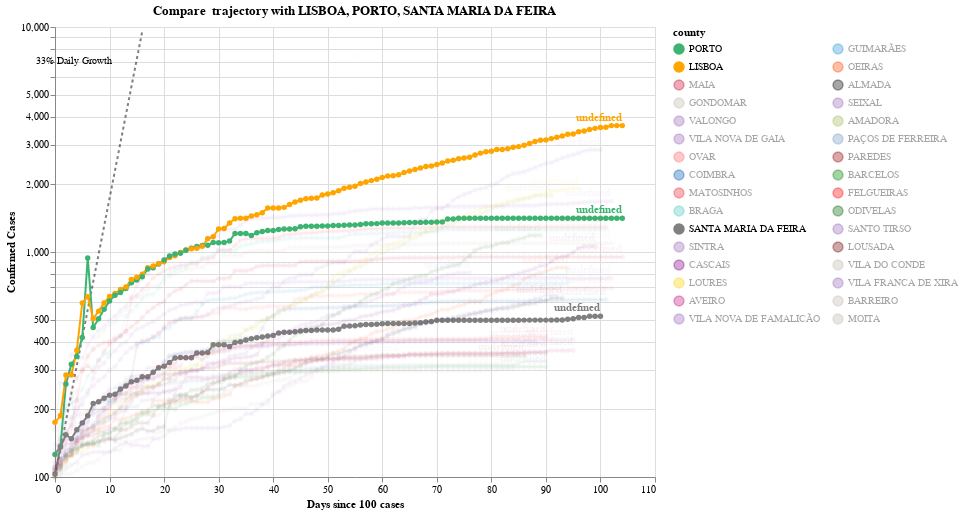

Notebook code cell kept with this figure:
### Code cell
#hide_input
chart = make_since_chart()
chart

### Figure 1 — Vega-Lite specification as saved in the notebook (floating-point values rounded to 4 significant figures; data arrays with more than 128 entries replaced by an {"elided": "..."} marker saying what was removed)
{"config": {"view": {"continuousWidth": 400, "continuousHeight": 300}}, "layer": [{"mark": {"type": "line", "color": "black", "opacity": 0.5, "strokeDash": [3, 3]}, "encoding": {"x": {"type": "quantitative", "field": "Days since 100 cases"}, "y": {"type": "quantitative", "field": "Confirmed Cases"}}}, {"mark": {"type": "text", "align": "right", "dx": -30, "dy": 30, "fontSize": 10, "text": "33% Daily Growth"}, "encoding": {"x": {"type": "quantitative", "field": "Days since 100 cases"}, "y": {"type": "quantitative", "field": "Confirmed Cases"}}, "transform": [{"filter": "(datum['Days since 100 cases'] >= 16)"}]}, {"data": {"name": "data-7fd3de8ebbe8fd9a1ec33dc5c481b4f3"}, "mark": {"type": "line", "point": true}, "encoding": {"color": {"type": "nominal", "field": "county", "legend": {"columns": 2, "symbolLimit": 32}, "scale": {"domain": ["PORTO", "LISBOA", "MAIA", "GONDOMAR", "VALONGO", "VILA NOVA DE GAIA", "OVAR", "COIMBRA", "MATOSINHOS", "BRAGA", "SANTA MARIA DA FEIRA", "SINTRA", "CASCAIS", "LOURES", "AVEIRO", "VILA NOVA DE FAMALICÃO", "GUIMARÃES", "OEIRAS", "ALMADA", "SEIXAL", "AMADORA", "PAÇOS DE FERREIRA", "PAREDES", "BARCELOS", "FELGUEIRAS", "ODIVELAS", "SANTO TIRSO", "LOUSADA", "VILA DO CONDE", "VILA FRANCA DE XIRA", "BARREIRO", "MOITA"], "range": ["mediumseagreen", "orange", "#C60C30", "#C1B7AD", "#9467bd", "#9467bd", "#FF6666", "#0059B3", "#ED2939", "#4DC6BD", "grey", "#9467bd", "purple", "#FFCD00", "#C71585", "#9467bd", "#2495D3", "#FF4500", "black", "#9467bd", "#A1BA59", "#7499c7", "#990000", "green", "#ff0000", "#006600", "#9467bd", "#6f0000", "#C1B7AD", "#9467bd", "#C1B7AD", "#C1B7AD"]}}, "opacity": {"condition": {"value": 1, "selection": "selector001"}, "value": 0.05}, "tooltip": [{"type": "temporal", "field": "Date"}, {"type": "nominal", "field": "county"}, {"type": "quantitative", "field": "Confirmed Cases"}, {"type": "quantitative", "field": "Days since 100 cases"}], "x": {"type": "quantitative", "field": "Days since 100 cases"}, "y": {"type": "quantitative", "field": "Confirmed Cases", "scale": {"type": "log"}}}, "height": 450, "selection": {"selector001": {"type": "multi", "fields": ["county"], "bind": "legend", "init": [{"county": "LISBOA"}, {"county": "PORTO"}, {"county": "SANTA MARIA DA FEIRA"}]}}, "width": 600}, {"data": {"name": "data-7fd3de8ebbe8fd9a1ec33dc5c481b4f3"}, "mark": {"type": "text", "align": "right", "dy": -8, "fontWeight": "bold"}, "encoding": {"color": {"type": "nominal", "field": "county", "legend": {"columns": 2, "symbolLimit": 32}, "scale": {"domain": ["PORTO", "LISBOA", "MAIA", "GONDOMAR", "VALONGO", "VILA NOVA DE GAIA", "OVAR", "COIMBRA", "MATOSINHOS", "BRAGA", "SANTA MARIA DA FEIRA", "SINTRA", "CASCAIS", "LOURES", "AVEIRO", "VILA NOVA DE FAMALICÃO", "GUIMARÃES", "OEIRAS", "ALMADA", "SEIXAL", "AMADORA", "PAÇOS DE FERREIRA", "PAREDES", "BARCELOS", "FELGUEIRAS", "ODIVELAS", "SANTO TIRSO", "LOUSADA", "VILA DO CONDE", "VILA FRANCA DE XIRA", "BARREIRO", "MOITA"], "range": ["mediumseagreen", "orange", "#C60C30", "#C1B7AD", "#9467bd", "#9467bd", "#FF6666", "#0059B3", "#ED2939", "#4DC6BD", "grey", "#9467bd", "purple", "#FFCD00", "#C71585", "#9467bd", "#2495D3", "#FF4500", "black", "#9467bd", "#A1BA59", "#7499c7", "#990000", "green", "#ff0000", "#006600", "#9467bd", "#6f0000", "#C1B7AD", "#9467bd", "#C1B7AD", "#C1B7AD"]}}, "opacity": {"condition": {"value": 1, "selection": "selector001"}, "value": 0.05}, "text": {"type": "nominal", "field": "Country"}, "tooltip": [{"type": "temporal", "field": "Date"}, {"type": "nominal", "field": "county"}, {"type": "quantitative", "field": "Confirmed Cases"}, {"type": "quantitative", "field": "Days since 100 cases"}], "x": {"type": "quantitative", "field": "Days since 100 cases"}, "y": {"type": "quantitative", "field": "Confirmed Cases", "scale": {"type": "log"}}}, "height": 450, "transform": [{"filter": "(datum['Date'] >= 1593993600000)"}], "width": 600}], "data": {"name": "data-7493277d87c6abc7391ebb790fe2b5de"}, "title": "Compare  trajectory with LISBOA, PORTO, SANTA MARIA DA FEIRA", "$schema": "https://vega.github.io/schema/vega-lite/v4.8.1.json", "datasets": {"data-7493277d87c6abc7391ebb790fe2b5de": [{"Days since 100 cases": 0, "Confirmed Cases": 100.0}, {"Days since 100 cases": 1, "Confirmed Cases": 133.0}, {"Days since 100 cases": 2, "Confirmed Cases": 176.9}, {"Days since 100 cases": 3, "Confirmed Cases": 235.3}, {"Days since 100 cases": 4, "Confirmed Cases": 312.9}, {"Days since 100 cases": 5, "Confirmed Cases": 416.2}, {"Days since 100 cases": 6, "Confirmed Cases": 553.5}, {"Days since 100 cases": 7, "Confirmed Cases": 736.1}, {"Days since 100 cases": 8, "Confirmed Cases": 979.1}, {"Days since 100 cases": 9, "Confirmed Cases": 1302.0}, {"Days since 100 cases": 10, "Confirmed Cases": 1732.0}, {"Days since 100 cases": 11, "Confirmed Cases": 2303.0}, {"Days since 100 cases": 12, "Confirmed Cases": 3064.0}, {"Days since 100 cases": 13, "Confirmed Cases": 4074.0}, {"Days since 100 cases": 14, "Confirmed Cases": 5419.0}, {"Days since 100 cases": 15, "Confirmed Cases": 7207.0}, {"Days since 100 cases": 16, "Confirmed Cases": 9586.0}], "data-7fd3de8ebbe8fd9a1ec33dc5c481b4f3": {"elided": "3005 records"}}}
